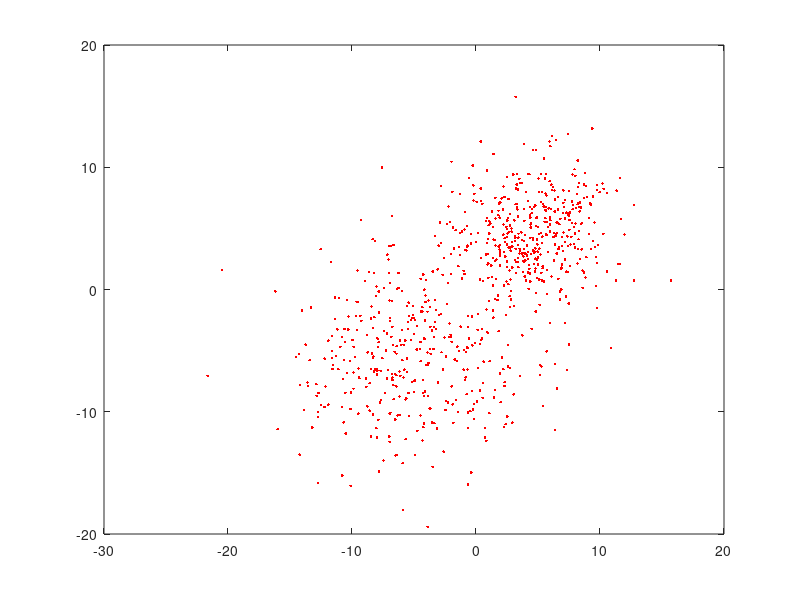

This figure's MATLAB source:
function data()
    data_set1 = normrnd(-5,5,[400,2]);
    data_set2 = normrnd(5,3,[400,2]);
    data_set = [data_set1; data_set2];
    csvwrite('data.csv',data_set);
    plot(data_set(:,1),data_set(:,2),'r.')
end